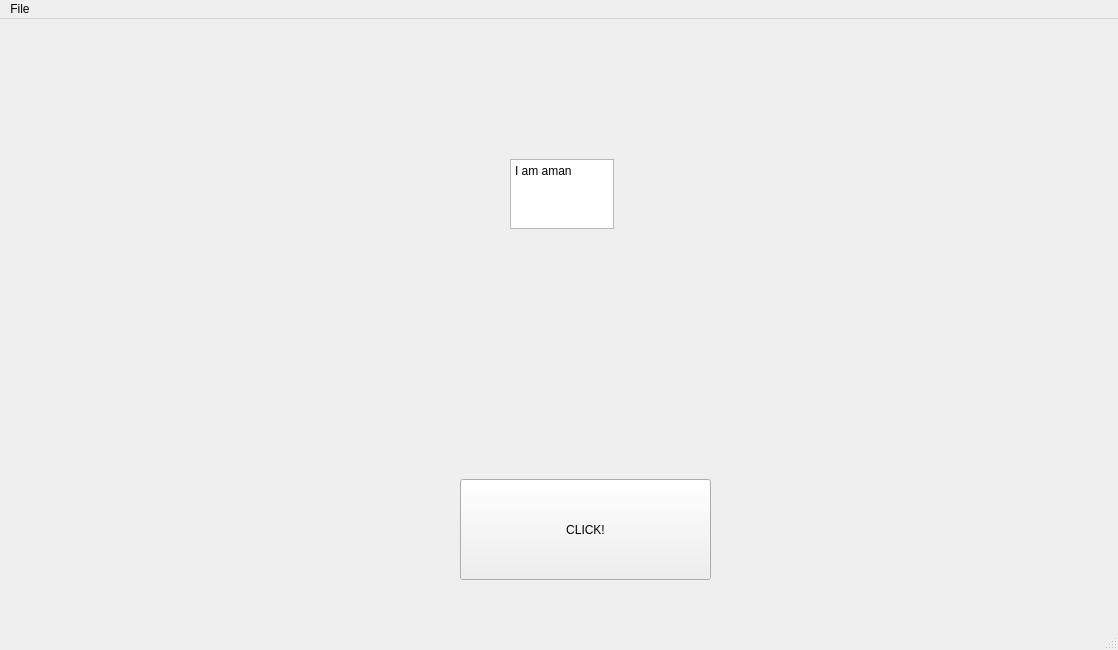
<?xml version="1.0" encoding="UTF-8"?>
<ui version="4.0">
 <class>MainWindow</class>
 <widget class="QMainWindow" name="MainWindow">
  <property name="geometry">
   <rect>
    <x>0</x>
    <y>0</y>
    <width>1118</width>
    <height>650</height>
   </rect>
  </property>
  <property name="windowTitle">
   <string>MainWindow</string>
  </property>
  <widget class="QWidget" name="centralwidget">
   <widget class="QPushButton" name="button1">
    <property name="geometry">
     <rect>
      <x>460</x>
      <y>460</y>
      <width>251</width>
      <height>101</height>
     </rect>
    </property>
    <property name="text">
     <string>CLICK!</string>
    </property>
   </widget>
   <widget class="QTextEdit" name="label1">
    <property name="geometry">
     <rect>
      <x>510</x>
      <y>140</y>
      <width>104</width>
      <height>70</height>
     </rect>
    </property>
    <property name="html">
     <string>&lt;!DOCTYPE HTML PUBLIC &quot;-//W3C//DTD HTML 4.0//EN&quot; &quot;http://www.w3.org/TR/REC-html40/strict.dtd&quot;&gt;
&lt;html&gt;&lt;head&gt;&lt;meta name=&quot;qrichtext&quot; content=&quot;1&quot; /&gt;&lt;style type=&quot;text/css&quot;&gt;
p, li { white-space: pre-wrap; }
&lt;/style&gt;&lt;/head&gt;&lt;body style=&quot; font-family:'Sans Serif'; font-size:9pt; font-weight:400; font-style:normal;&quot;&gt;
&lt;p style=&quot; margin-top:0px; margin-bottom:0px; margin-left:0px; margin-right:0px; -qt-block-indent:0; text-indent:0px;&quot;&gt;I am aman&lt;/p&gt;
&lt;p style=&quot;-qt-paragraph-type:empty; margin-top:0px; margin-bottom:0px; margin-left:0px; margin-right:0px; -qt-block-indent:0; text-indent:0px;&quot;&gt;&lt;br /&gt;&lt;/p&gt;&lt;/body&gt;&lt;/html&gt;</string>
    </property>
   </widget>
  </widget>
  <widget class="QMenuBar" name="menubar">
   <property name="geometry">
    <rect>
     <x>0</x>
     <y>0</y>
     <width>1118</width>
     <height>18</height>
    </rect>
   </property>
   <widget class="QMenu" name="menuFile">
    <property name="title">
     <string>File</string>
    </property>
   </widget>
   <addaction name="menuFile"/>
  </widget>
  <widget class="QStatusBar" name="statusbar"/>
 </widget>
 <resources/>
 <connections/>
</ui>
